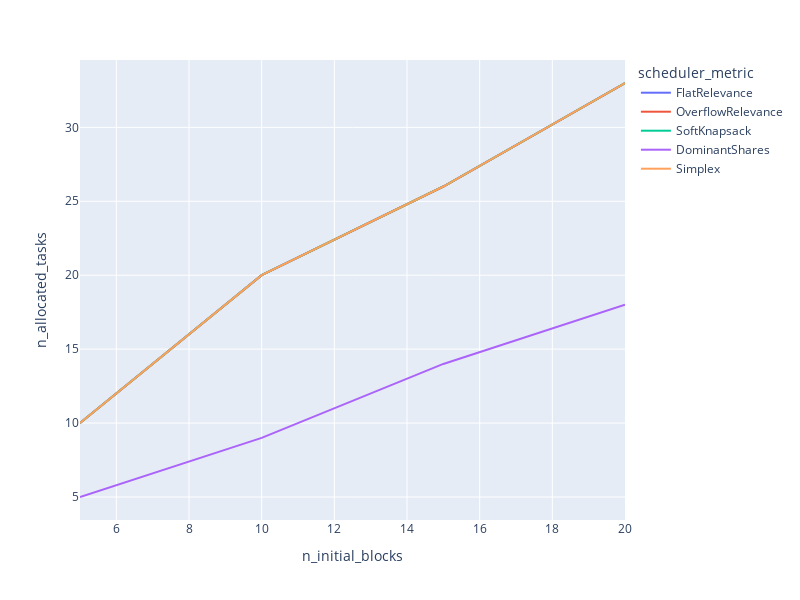

Notebook source saved alongside this figure:
### Code cell
rdf = load_ray_experiment(Path("/home/pierre/privacypacking/logs/ray/run_and_report_2021-12-11_11-50-03"))
rdf["scheduler_metric"] = rdf.apply(lambda row: row.scheduler_metric if row.scheduler == "basic_scheduler" else "Simplex", axis=1)
px.line(
    rdf.sort_values("n_initial_blocks"),
    x="n_initial_blocks",
    y="n_allocated_tasks",
    color="scheduler_metric",
    # log_x=True,
    width=800,
    height=600,
    # range_y=[0,1_500],
    # title="Number of allocated tasks depending on the scheduling step size<br><sup>Online mixed curves, 20 blocks, no initial blocks, 100 tasks per block on average, lifetime = 5 blocks</sup>"
)

### Figure 1 — Plotly figure (JSON) as saved in the notebook; plotly's stock layout.template omitted (floating-point values rounded to 4 significant figures)
{"data": [{"hovertemplate": "scheduler_metric=FlatRelevance<br>n_initial_blocks=%{x}<br>n_allocated_tasks=%{y}<extra></extra>", "legendgroup": "FlatRelevance", "line": {"color": "#636efa", "dash": "solid"}, "marker": {"symbol": "circle"}, "mode": "lines", "name": "FlatRelevance", "orientation": "v", "showlegend": true, "type": "scatter", "x": [5, 10, 15, 20], "xaxis": "x", "y": [10, 20, 26, 33], "yaxis": "y"}, {"hovertemplate": "scheduler_metric=OverflowRelevance<br>n_initial_blocks=%{x}<br>n_allocated_tasks=%{y}<extra></extra>", "legendgroup": "OverflowRelevance", "line": {"color": "#EF553B", "dash": "solid"}, "marker": {"symbol": "circle"}, "mode": "lines", "name": "OverflowRelevance", "orientation": "v", "showlegend": true, "type": "scatter", "x": [5, 10, 15, 20], "xaxis": "x", "y": [10, 20, 26, 33], "yaxis": "y"}, {"hovertemplate": "scheduler_metric=SoftKnapsack<br>n_initial_blocks=%{x}<br>n_allocated_tasks=%{y}<extra></extra>", "legendgroup": "SoftKnapsack", "line": {"color": "#00cc96", "dash": "solid"}, "marker": {"symbol": "circle"}, "mode": "lines", "name": "SoftKnapsack", "orientation": "v", "showlegend": true, "type": "scatter", "x": [5, 10, 15, 20], "xaxis": "x", "y": [10, 20, 26, 33], "yaxis": "y"}, {"hovertemplate": "scheduler_metric=DominantShares<br>n_initial_blocks=%{x}<br>n_allocated_tasks=%{y}<extra></extra>", "legendgroup": "DominantShares", "line": {"color": "#ab63fa", "dash": "solid"}, "marker": {"symbol": "circle"}, "mode": "lines", "name": "DominantShares", "orientation": "v", "showlegend": true, "type": "scatter", "x": [5, 10, 15, 20], "xaxis": "x", "y": [5, 9, 14, 18], "yaxis": "y"}, {"hovertemplate": "scheduler_metric=Simplex<br>n_initial_blocks=%{x}<br>n_allocated_tasks=%{y}<extra></extra>", "legendgroup": "Simplex", "line": {"color": "#FFA15A", "dash": "solid"}, "marker": {"symbol": "circle"}, "mode": "lines", "name": "Simplex", "orientation": "v", "showlegend": true, "type": "scatter", "x": [5, 10, 15, 20], "xaxis": "x", "y": [10, 20, 26, 33], "yaxis": "y"}], "layout": {"height": 600, "legend": {"title": {"text": "scheduler_metric"}, "tracegroupgap": 0}, "margin": {"t": 60}, "width": 800, "xaxis": {"anchor": "y", "domain": [0, 1], "title": {"text": "n_initial_blocks"}}, "yaxis": {"anchor": "x", "domain": [0, 1], "title": {"text": "n_allocated_tasks"}}}}
